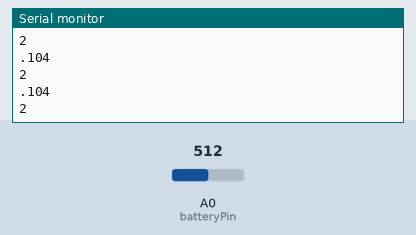
Recording of a sketch running on a simulated Arduino Uno, built with avr-gcc and run on an emulated ATmega328P. Parts: the last lines printed to the serial monitor. Inputs (shaded band) come from the test bench; at power-on: A0 (batteryPin) = 512.

Above: at 1.2 s.
1.3 s: A0 (batteryPin) set to 716
At 1.9 s:
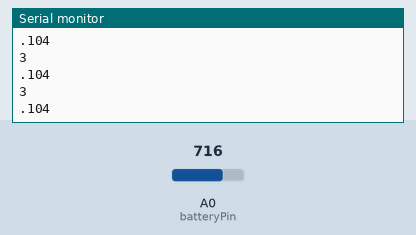
2.8 s: A0 (batteryPin) set to 900
At 3.7 s:
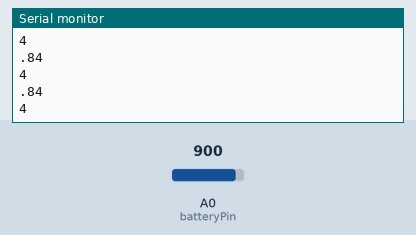
Timing chart, 0 to 5.8 s (numbered marks = the images above; inputs shaded):
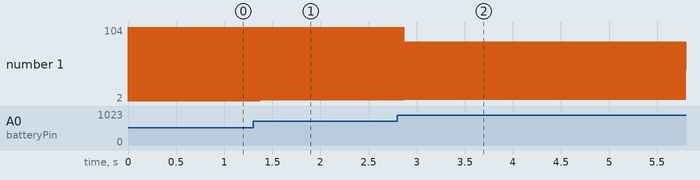

The sketch:

5.9_Displaying_Voltages_Up_to_5V.ino
```cpp
/*
 * Display the voltage of a single 1.5V cell on the Serial Monitor
 *
 * - DO NOT CONNECT MORE THAN 5V DIRECTLY TO AN ARDUINO PIN
 */

 #include<Streaming.h>

const int referenceVolts = 5;
const int  batteryPin = 0;


void setup() {
  Serial.begin(9600);

}

// Print the value using decimal points
void loop() {
  int val = analogRead(batteryPin);   // Read the value from the sensor
  Serial << val / (1023/5) << endl;   // Print the integer value of the voltage
  Serial << "." << val % (1023/5) << endl; // Print the fraction
}
```

Measured:
- after the input at 1.3 s, the serial monitor: prints a new line after 0.08 s (image 1)
- after the input at 2.8 s, the serial monitor: prints a new line after 0.07 s (image 2)
- plotted number 1: 104 → 3 after the input at 1.3 s, 3 → 8 after the input at 2.8 s
